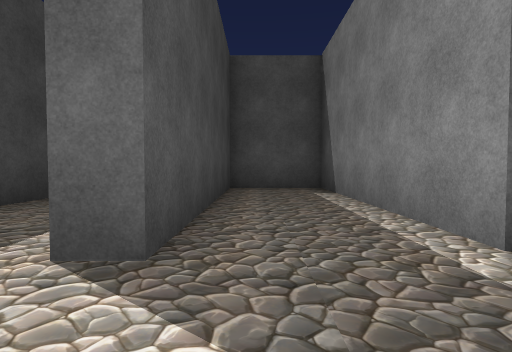
View 1 (above)

24 first-person views from a walk through a Unity game level. The camera is 1.3 m above the floor, tilts 2° down and sees 80° across. The floor is counted in squares, 2.11 m on a side. Each view is taken from the middle of a square. On the plan, view 1 faces up. The plan holds only what a view shows up to about 9 squares ahead; the rest is blank. The player is left out. Some surface patterns are stand-ins.

View 2
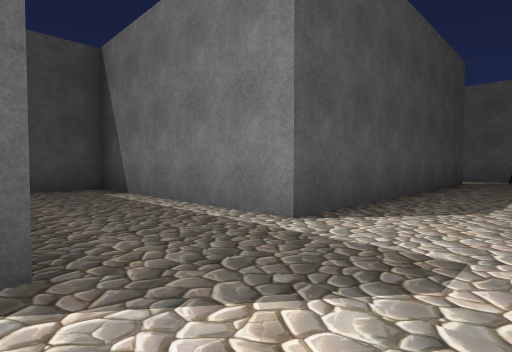

View 3
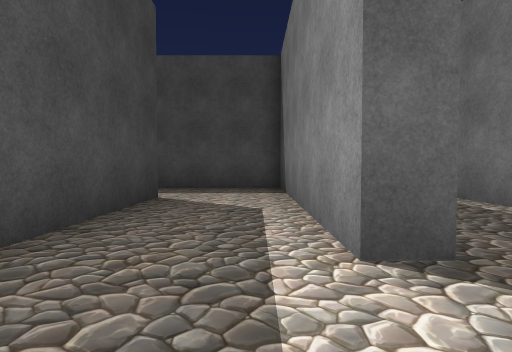

View 4
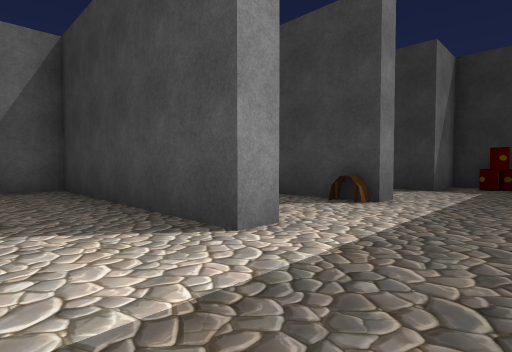

View 5
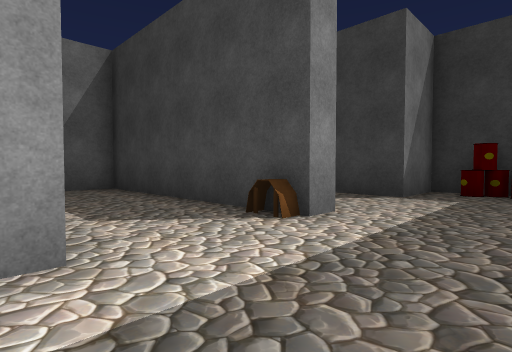

View 6
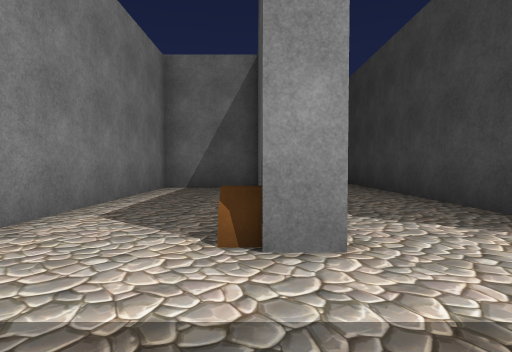

View 7
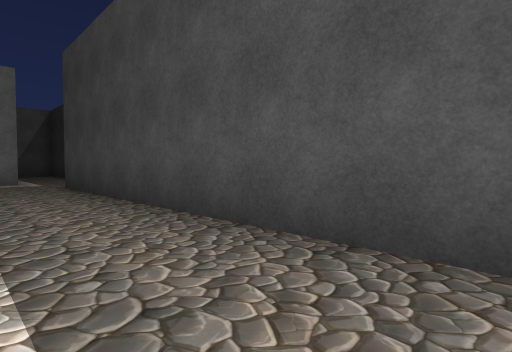

View 8
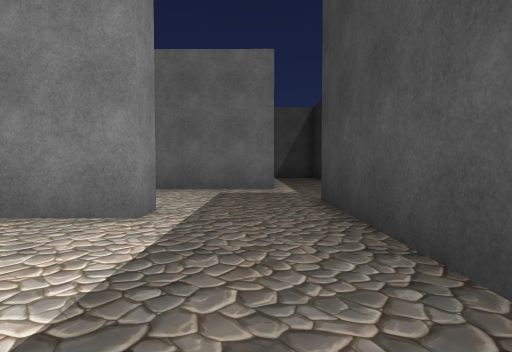

View 9
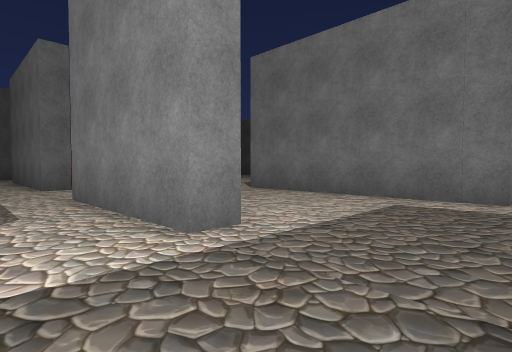

View 10
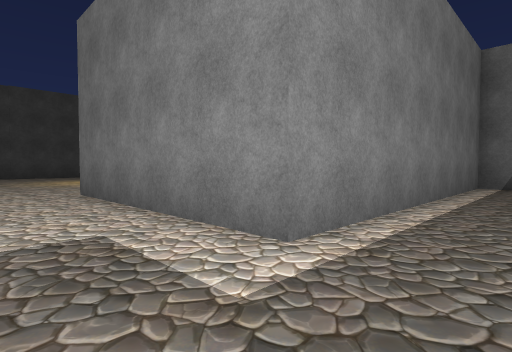

View 11
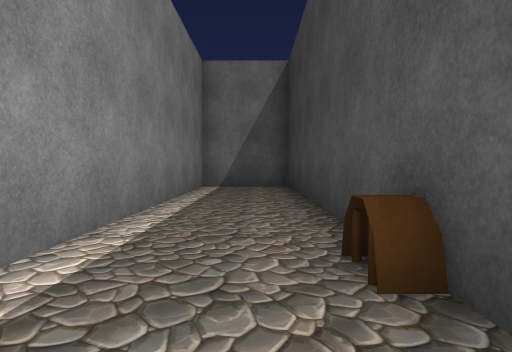

View 12
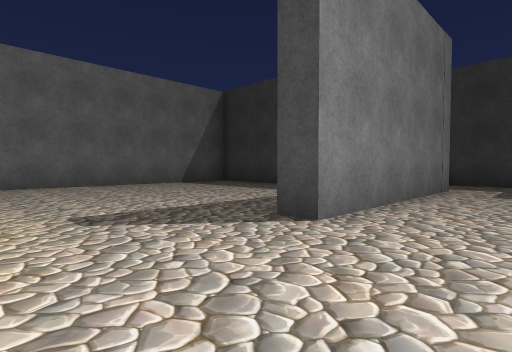

View 13
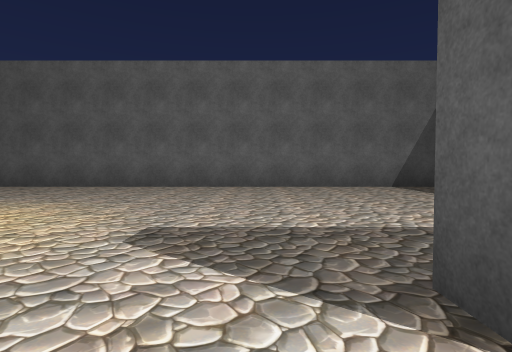

View 14
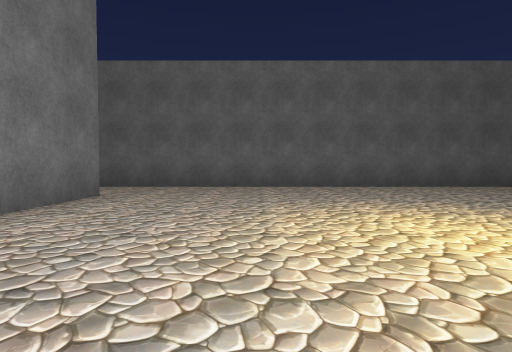

View 15
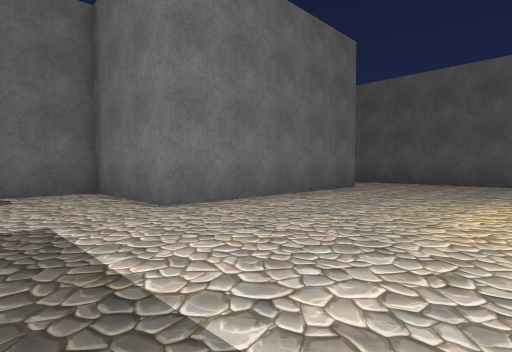

View 16
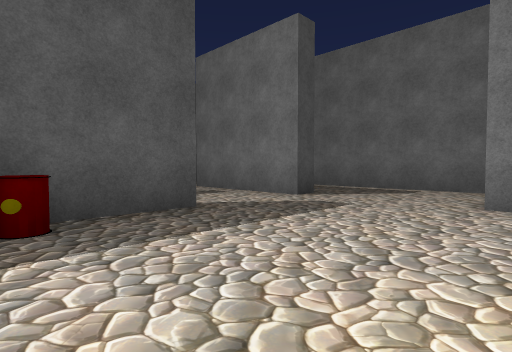

View 17
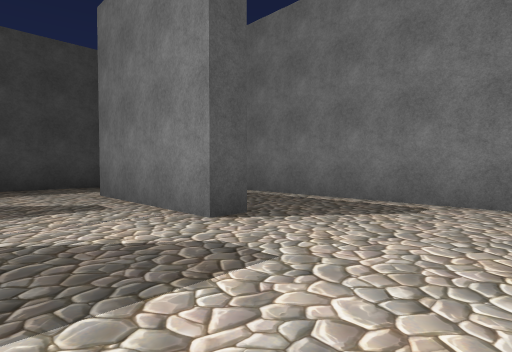

View 18
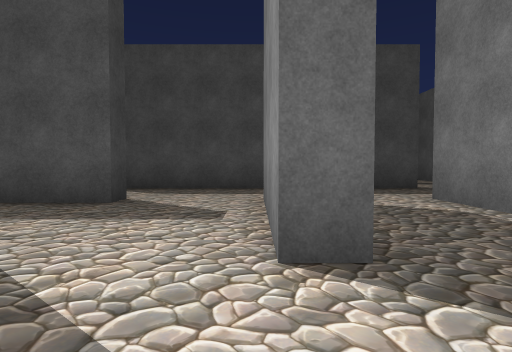

View 19
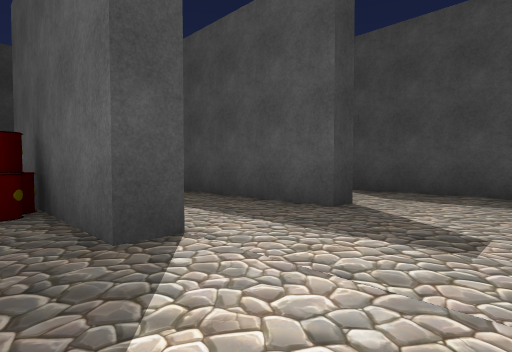

View 20
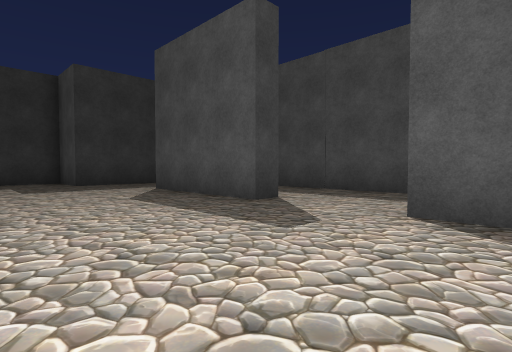

View 21
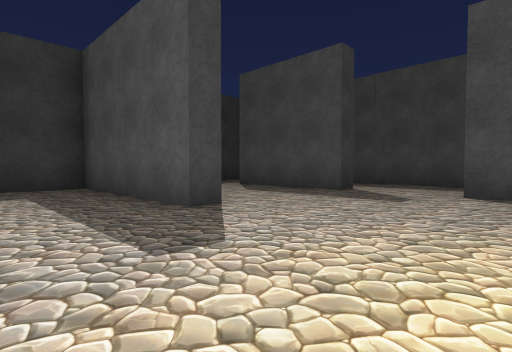

View 22
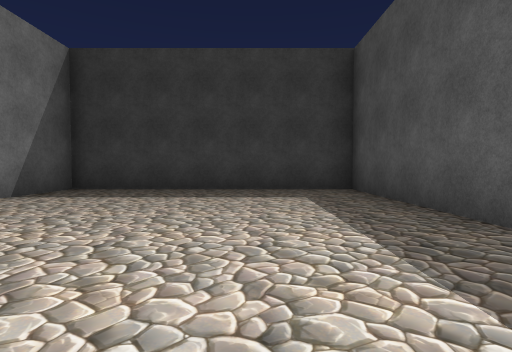

View 23
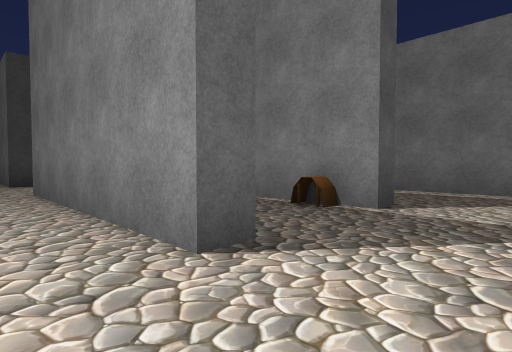

View 24
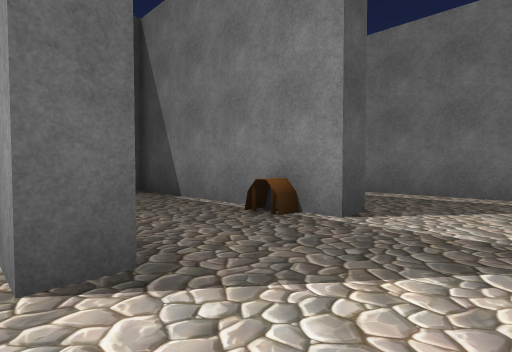

### Floor plan
Ten units are one square. View 1 is at (0, 0); x grows to the right and y downward. Boxes are objects, and circles mark ways between rooms. Rooms are numbered by the first view taken in them; rooms with no view inside come last. Other rooms are left out.
<svg viewBox="-130 -88 235 250">
<path fill="none" stroke="#000" d="M18 -22 18 -83 -7 -83 -7 -19M-39 41 -76 41 -76 35 -39 35 -39 41M36 35 36 41 -13 41 -13 35 12 35M-7 -19 -13 -19 -13 -83 -48 -83M36 4 36 10 -57 10M68 41 62 41 62 4M-119 69 -119 157 -95 157 -95 79 -39 79 -39 85 -89 85 -89 157 65 157M-71 -46 -71 4 -45 4 -45 -51M-45 -59 -39 -59 -39 4 -26 4M62 132 62 73 93 73 93 4M94 -22 18 -22M-119 -74 -119 -59 -102 -59 -102 54"/>
<rect x="-125" y="85" width="10" height="10" fill="#bbb"><title>other object</title></rect>
<rect x="-115" y="-75" width="10" height="10" fill="#bbb"><title>barrel</title></rect>
<rect x="-75" y="-55" width="10" height="10" fill="#bbb"><title>other object</title></rect>
<rect x="5" y="45" width="10" height="10" fill="#bbb"><title>barrel</title></rect>
<circle cx="-10" cy="-5" r="3" fill="#2a7"/>
<circle cx="25" cy="-5" r="3" fill="#2a7"/>
<text x="0" y="-40">1</text>
<text x="-20" y="50">2</text>
</svg>
Room 1 opens to room 2.

Where each view was taken, in squares from view 1:
view 1: 0 up, 0 right, facing up
view 2: 0 up, 1 left, facing up-right
view 3: 0 up, 2 left, facing up
view 4: 8 up, 2 left, facing down-left
view 5: 8 up, 4 left, facing down-left
view 6: 8 up, 7 left, facing down
view 7: 4 up, 8 left, facing down-left
view 8: 0 up, 9 left, facing down
view 9: 2 down, 10 left, facing down-right
view 10: 6 down, 11 left, facing down-right
view 11: 7 down, 11 left, facing down
view 12: 6 down, 1 left, facing down-left
view 13: 7 down, 3 left, facing down
view 14: 7 down, 3 right, facing down
view 15: 5 down, 2 right, facing down-right
view 16: 8 down, 1 right, facing up-right
view 17: 7 down, 4 right, facing up-right
view 18: 6 down, 6 right, facing up
view 19: 5 down, 6 right, facing up-left
view 20: 8 down, 0 right, facing up-left
view 21: 11 down, 0 right, facing up-left
view 22: 11 down, 1 left, facing left
view 23: 15 down, 5 right, facing up-right
view 24: 15 down, 6 right, facing up-right
